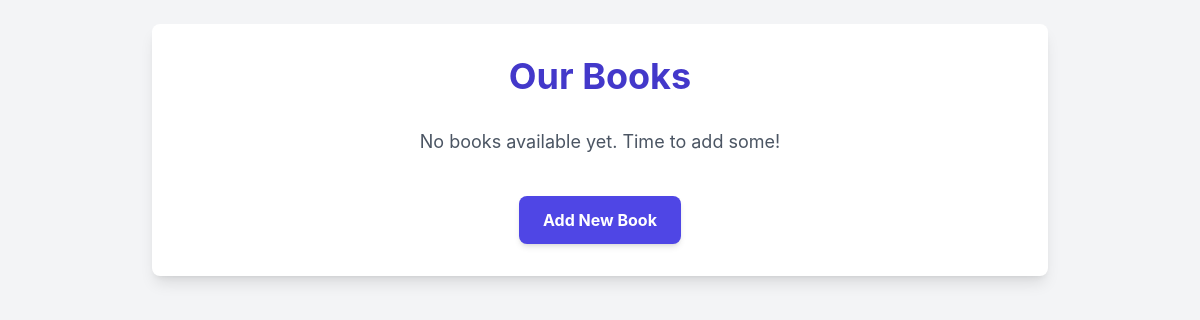
/books/, run on an earlier commit of the app's database.
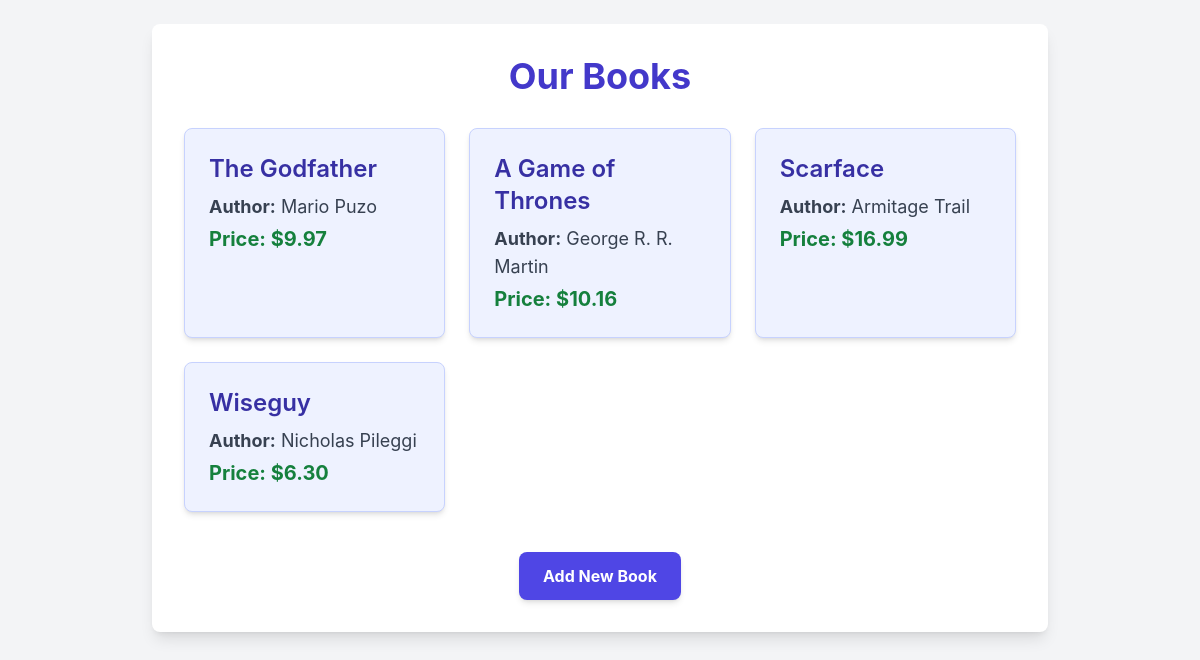
And on a later commit of the database.
### books/models.py (models this page shows, shortened)
class Book(models.Model):
  title = models.CharField(max_length=200)
  author = models.CharField(max_length=100)
  price = models.DecimalField(max_digits=6, decimal_places=2)

### books/views.py (the view)
# urls.py: path('', views.book_list, name='book_list'),
def book_list(request):
  books = Book.objects.all()
  context = {
    'books': books
  }
  return render(request, 'books/book_list.html', context)

### books/templates/books/book_list.html (shortened to what this page needs)
<!DOCTYPE html>
<html lang="en">
<head>
    <script src="https://cdn.tailwindcss.com"></script>
</head>
<body class="p-6">
    <div class="max-w-4xl mx-auto bg-white p-8 rounded-lg shadow-lg">
        <h1 class="text-4xl font-bold text-center text-indigo-700 mb-8">Our Books</h1>
        {% if books %}
            <div class="grid grid-cols-1 md:grid-cols-2 lg:grid-cols-3 gap-6">
                {% for book in books %}
                    <div class="bg-indigo-50 p-6 rounded-lg shadow-md border border-indigo-200">
                        <a href="{% url 'book_detail' pk=book.pk %}" class="block text-indigo-800 hover:text-indigo-600 transition duration-200">
                            <h2 class="text-2xl font-semibold mb-2">{{ book.title }}</h2>
                        </a>
                        <p class="text-lg text-gray-700 mb-1"><strong>Author:</strong> {{ book.author }}</p>
                        <p class="text-xl font-bold text-green-700">Price: ${{ book.price }}</p>
                    </div>
                {% endfor %}
            </div>
        {% else %}
            <p class="text-center text-gray-600 text-lg">No books available yet. Time to add some!</p>
        {% endif %}
        <div class="mt-10 text-center">
            <a href="{% url 'book_create' %}" class="inline-block bg-indigo-600 hover:bg-indigo-700 text-white font-bold py-3 px-6 rounded-lg transition duration-300 shadow-md">Add New Book</a>
        </div>
    </div>
</body>
</html>

### books/templates/books/book_list.html (style rules this page uses)
body { font-family: 'Inter', sans-serif; background-color: #f3f4f6; color: #333; }

What changed in the data, as far as the page shows it:
added Book: title "The Godfather", author "Mario Puzo", price "9.97"
added Book: title "A Game of Thrones", author "George R. R. Martin", price "10.16"
added Book: title "Scarface", author "Armitage Trail", price "16.99"
added Book: title "Wiseguy", author "Nicholas Pileggi", price "6.30"
Also different on the page:
text no longer shown: "No books available yet. Time to add some!"
